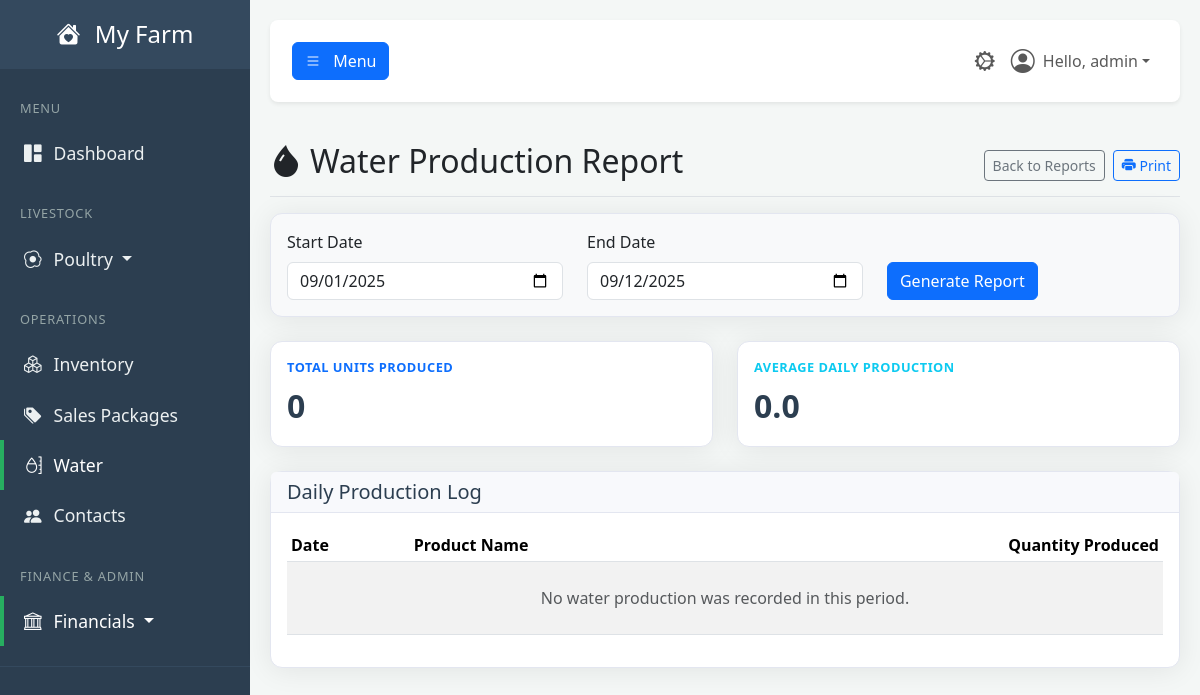
Page /report/water (signed in) on the earlier database version.
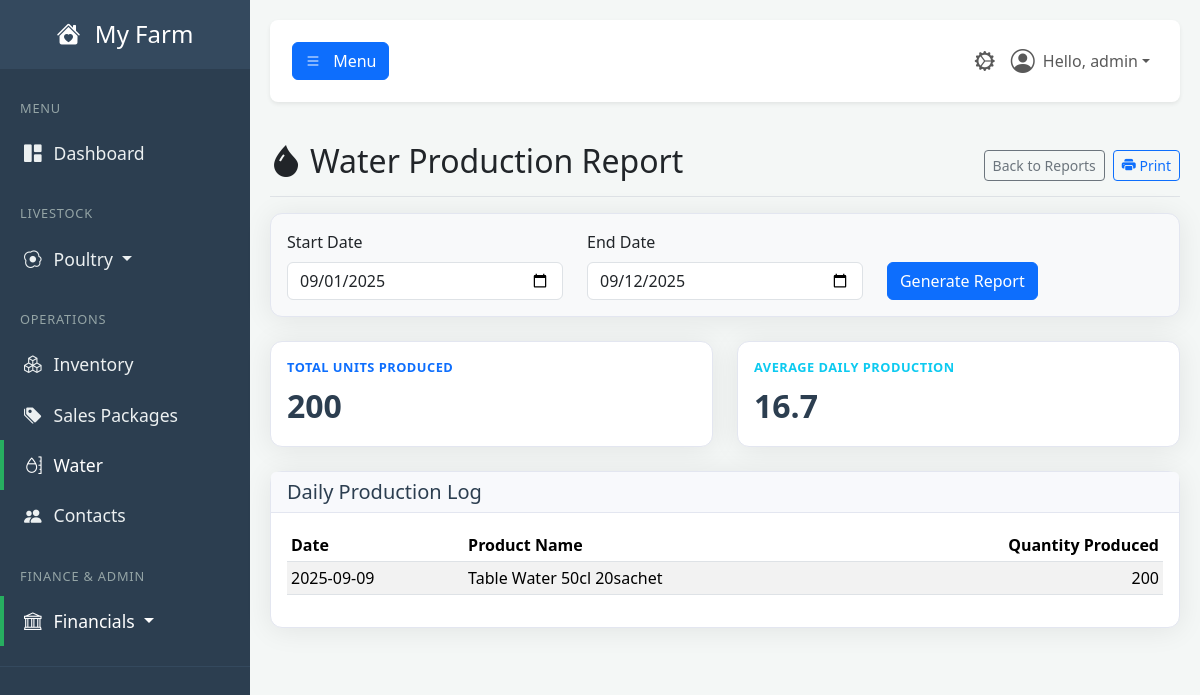
Same page on the later database version.
### tables this page shows
CREATE TABLE water_production_log (
        id INTEGER PRIMARY KEY,
        production_date TEXT NOT NULL,
        quantity_produced INTEGER NOT NULL,
        product_id INTEGER NOT NULL,
        notes TEXT, -- This column is now guaranteed to exist
        created_at TIMESTAMP DEFAULT CURRENT_TIMESTAMP, total_cost REAL DEFAULT 0, cost_per_unit REAL DEFAULT 0, sales_commission REAL DEFAULT 0, production_labor_cost REAL DEFAULT 0,
        FOREIGN KEY (product_id) REFERENCES water_products (id) ON DELETE CASCADE
    );

CREATE TABLE water_products (
            id INTEGER PRIMARY KEY,
            name TEXT NOT NULL UNIQUE,
            quantity INTEGER NOT NULL DEFAULT 0,
            price REAL NOT NULL DEFAULT 0,
            created_at TIMESTAMP DEFAULT CURRENT_TIMESTAMP
        , inventory_item_id INTEGER REFERENCES inventory(id));

### app.py (the view)
@app.route('/report/water')
@login_required
@permission_required('run_operational_reports')
def report_water():
    start_date, end_date = _get_report_dates(request.args)
    db = get_db()
    production_logs = db.execute("""
        SELECT wpl.production_date, wpl.quantity_produced, wp.name as product_name
        FROM water_production_log wpl
        JOIN water_products wp ON wpl.product_id = wp.id
        WHERE wpl.production_date BETWEEN ? AND ?
        ORDER BY wpl.production_date ASC
    """, (start_date, end_date)).fetchall()
    total_produced = sum(log['quantity_produced'] for log in production_logs)
    try:
        start_dt = date.fromisoformat(start_date)
        end_dt = date.fromisoformat(end_date)
        num_days = (end_dt - start_dt).days + 1
        average_daily = total_produced / num_days if num_days > 0 else 0
    except (ValueError, TypeError):
        average_daily = 0
    data = {
        "production_logs": production_logs,
        "total_produced": total_produced,
        "average_daily": average_daily
    }
    return render_template(
        'report_water.html',
        user=g.user,
        data=data,
        start_date=start_date,
        end_date=end_date,
        now=datetime.utcnow()
    )

### app.py (called while the page is built)
def get_db():
    if 'db' not in g:
        g.db = sqlite3.connect(DATABASE)
        g.db.row_factory = sqlite3.Row
    return g.db

def login_required(f):
    @wraps(f)
    def decorated_function(*args, **kwargs):
        if 'user_id' not in session:
            flash('Please log in to access this page.', 'warning')
            return redirect(url_for('login'))
        g.user = User.get_by_id(session['user_id'])
        if not g.user:
            session.clear()
            return redirect(url_for('login'))
        return f(*args, **kwargs)
    return decorated_function

def permission_required(permission_name):
    def decorator(f):
        @wraps(f)
        def decorated_function(*args, **kwargs):
            if not hasattr(g, 'user') or not g.user.has_permission(permission_name):
                flash('You do not have the required permission.', 'danger')
                return redirect(url_for('dashboard'))
            return f(*args, **kwargs)
        return decorated_function
    return decorator

### templates/report_water.html (shortened to what this page needs)
{% extends "base.html" %}
{% block content %}
    <div class="d-flex justify-content-between flex-wrap flex-md-nowrap align-items-center pt-3 pb-2 mb-3 border-bottom no-print">
        <h1 class="h2"><i class="bi bi-droplet-fill me-2"></i>Water Production Report</h1>
        <div class="btn-toolbar mb-2 mb-md-0">
            <a href="{{ url_for('reports_dashboard') }}" class="btn btn-sm btn-outline-secondary me-2">Back to Reports</a>
            <button onclick="window.print();" class="btn btn-sm btn-outline-primary"><i class="bi bi-printer-fill"></i> Print</button>
        </div>
    </div>
    <form method="GET" action="{{ url_for('report_water') }}" class="card p-3 mb-4 no-print bg-light">
        <div class="row align-items-end">
            <div class="col-md-4"><label for="start_date" class="form-label">Start Date</label><input type="date" class="form-control" name="start_date" value="{{ start_date }}"></div>
            <div class="col-md-4"><label for="end_date" class="form-label">End Date</label><input type="date" class="form-control" name="end_date" value="{{ end_date }}"></div>
            <div class="col-md-4"><button type="submit" class="btn btn-primary">Generate Report</button></div>
        </div>
    </form>
    <div class="row mb-4">
        <div class="col-md-6">
            <div class="card shadow-sm h-100"><div class="card-body"><div class="kpi-label text-primary">Total Units Produced</div><div class="kpi-value">{{ '{:,.0f}'.format(data.total_produced) }}</div></div></div>
        </div>
        <div class="col-md-6">
            <div class="card shadow-sm h-100"><div class="card-body"><div class="kpi-label text-info">Average Daily Production</div><div class="kpi-value">{{ '{:,.1f}'.format(data.average_daily) }}</div></div></div>
        </div>
    </div>
    <div class="card shadow-sm">
        <div class="card-header"><h5 class="mb-0">Daily Production Log</h5></div>
        <div class="card-body">
            <table class="table table-striped table-sm">
                <thead>
                    <tr>
                        <th>Date</th>
                        <th>Product Name</th>
                        <th class="text-end">Quantity Produced</th>
                    </tr>
                </thead>
                <tbody>
                    {% for log in data.production_logs %}
                    <tr>
                        <td>{{ log.production_date }}</td>
                        <td>{{ log.product_name }}</td>
                        <td class="text-end">{{ log.quantity_produced }}</td>
                    </tr>
                    {% else %}
                    <tr><td colspan="3" class="text-center text-muted py-4">No water production was recorded in this period.</td></tr>
                    {% endfor %}
                </tbody>
            </table>
        </div>
    </div>
{% endblock %}

Differences in the rows shown:
added water_production_log: production_date "2025-09-09", product_name "Table Water 50cl 20sachet", quantity_produced "200"
Other differences:
{{ '{:,.0f}'.format(data.total_produced) }}: "0" → "200"
{{ '{:,.1f}'.format(data.average_daily) }}: "0.0" → "16.7"
text no longer shown: "No water production was recorded in this period."
